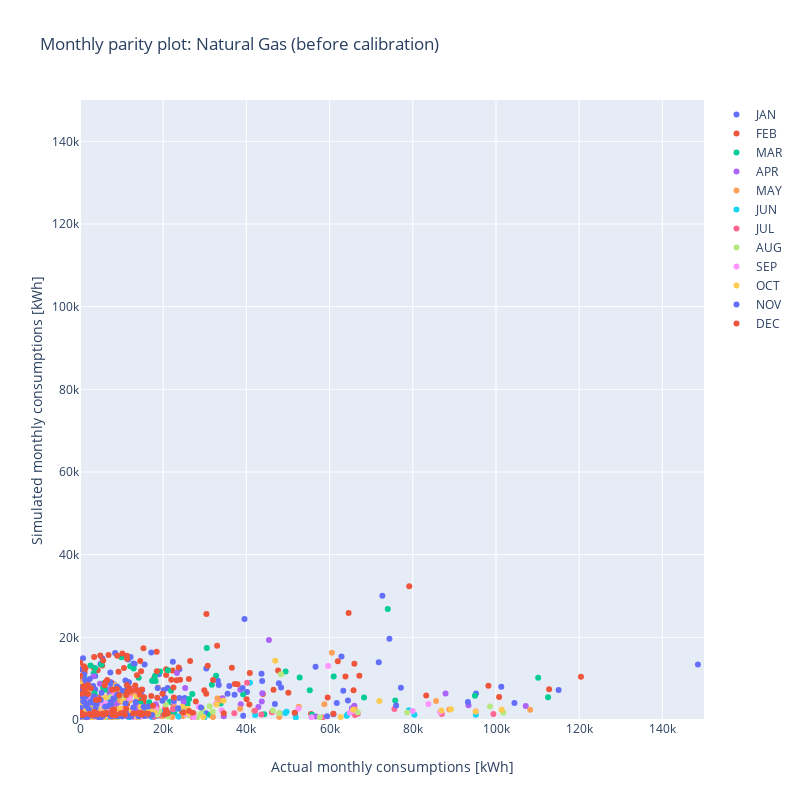

The notebook cell saved with this chart:
### Code cell
jan = go.Scatter(x=df.utility_gas_m_1.to_list(), y=df.baseline_gas_m_1.to_list(), mode='markers', name='JAN', text = df.seed_primary_property_type)
feb = go.Scatter(x=df.utility_gas_m_2.to_list(), y=df.baseline_gas_m_2.to_list(), mode='markers', name='FEB', text = df.seed_primary_property_type)
mar = go.Scatter(x=df.utility_gas_m_3.to_list(), y=df.baseline_gas_m_3.to_list(), mode='markers', name='MAR', text = df.seed_primary_property_type)
apr = go.Scatter(x=df.utility_gas_m_4.to_list(), y=df.baseline_gas_m_4.to_list(), mode='markers', name='APR', text = df.seed_primary_property_type)
may = go.Scatter(x=df.utility_gas_m_5.to_list(), y=df.baseline_gas_m_5.to_list(), mode='markers', name='MAY', text = df.seed_primary_property_type)
jun = go.Scatter(x=df.utility_gas_m_6.to_list(), y=df.baseline_gas_m_6.to_list(), mode='markers', name='JUN', text = df.seed_primary_property_type)
jul = go.Scatter(x=df.utility_gas_m_7.to_list(), y=df.baseline_gas_m_7.to_list(), mode='markers', name='JUL', text = df.seed_primary_property_type)
aug = go.Scatter(x=df.utility_gas_m_8.to_list(), y=df.baseline_gas_m_8.to_list(), mode='markers', name='AUG', text = df.seed_primary_property_type)
sep = go.Scatter(x=df.utility_gas_m_9.to_list(), y=df.baseline_gas_m_9.to_list(), mode='markers', name='SEP', text = df.seed_primary_property_type)
oct = go.Scatter(x=df.utility_gas_m_10.to_list(), y=df.baseline_gas_m_10.to_list(), mode='markers', name='OCT', text = df.seed_primary_property_type)
nov = go.Scatter(x=df.utility_gas_m_11.to_list(), y=df.baseline_gas_m_11.to_list(), mode='markers', name='NOV', text = df.seed_primary_property_type)
dec = go.Scatter(x=df.utility_gas_m_12.to_list(), y=df.baseline_gas_m_12.to_list(), mode='markers', name='DEC', text = df.seed_primary_property_type)

data = [jan, feb, mar, apr, may, jun, jul, aug, sep, oct, nov, dec]

fig = go.Figure(data=data)

fig.update_layout(
    title="Monthly parity plot: Natural Gas (before calibration)",
    xaxis=dict(
        title='Actual monthly consumptions [kWh]',
        range=[0,150000],
    ),
    yaxis=dict(
        title='Simulated monthly consumptions [kWh]',
        range=[0,150000],
    ),
    width=800,
    height=800,
)

fig.show()
